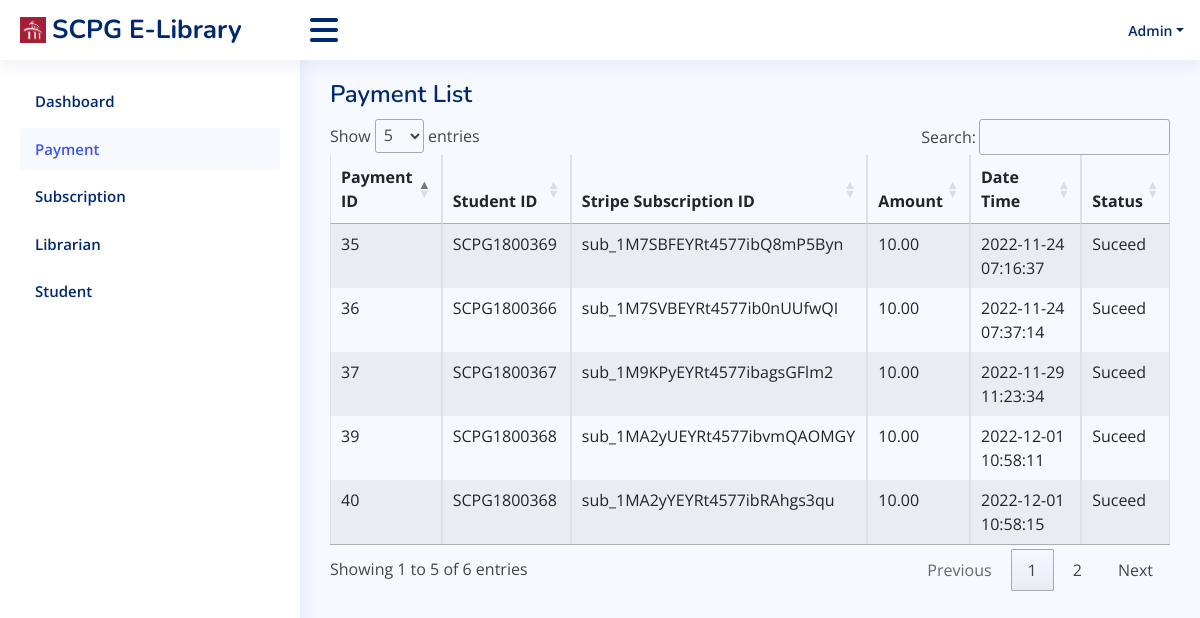
The app's page /administrator/payment.php (signed in) with its own data.
### tables this page shows
CREATE TABLE `payment` (
  `payment_ID` int(6) NOT NULL,
  `student_ID` varchar(11) NOT NULL,
  `stripe_subscription_ID` varchar(50) NOT NULL,
  `amount` float(10,2) NOT NULL,
  `payment_datetime` datetime NOT NULL,
  `status` varchar(10) NOT NULL
);

### administrator/payment.php (the view, shortened to what this page needs)
<?php
    include('../controller/conn.php');
?>
<!DOCTYPE html>
<html lang="en">
<head>
  <link href="../src/css/bootstrap_dashboard.css" rel="stylesheet">
  <link href="../src/css/dashboard.css" rel="stylesheet">
  <link href="https://cdnjs.cloudflare.com/ajax/libs/font-awesome/6.0.0/css/all.min.css" rel="stylesheet"/>
  <link rel="stylesheet" type="text/css" href="https://cdn.datatables.net/1.11.5/css/jquery.dataTables.css">
</head>
<body>
  <header id="header" class="header fixed-top d-flex align-items-center">
    <div class="d-flex align-items-center justify-content-between">
        <a href="dashboard.php" class="logo d-flex align-items-center">
            <img src="../src/image/segi_logo.png" alt="">
            <span class="d-none d-lg-block">SCPG E-Library</span>
        </a>
        <i class="fas fa-bars toggle-sidebar-btn"></i>
    </div>
    <nav class="header-nav ms-auto">
      <ul class="d-flex align-items-center">
        <li class="nav-item dropdown pe-3">
          <a class="nav-link nav-profile d-flex align-items-center pe-0" href="#" data-bs-toggle="dropdown">
            <span class="d-none d-md-block dropdown-toggle ps-2">Admin</span>
          </a>
        </li>
      </ul>
    </nav>
  </header>
  <aside id="sidebar" class="sidebar">
    <ul class="sidebar-nav" id="sidebar-nav">
      <li class="nav-item">
        <a class="nav-link collapsed" href="dashboard.php">
          <span>Dashboard</span>
        </a>
      </li>
      <li class="nav-item">
        <a class="nav-link" href="payment.php">
          <span>Payment</span>
        </a>
      </li>
      <li class="nav-item">
        <a class="nav-link collapsed" href="subscription.php">
          <span>Subscription</span>
        </a>
      </li>
      <li class="nav-item">
        <a class="nav-link collapsed" href="manage_librarian.php">
          <span>Librarian</span>
        </a>
      </li>
      <li class="nav-item">
        <a class="nav-link collapsed" href="manage_student.php">
          <span>Student</span>
        </a>
      </li>
    </ul>
  </aside>
  <main id="main" class="main">
    <div class="pagetitle">
      <h1>Payment List</h1>
    </div>
    <section class="section dashboard">
      <div class="row">
        <div class="col-lg-12">
          <div class="table-responsive">
            <table id="payment_list" class="table table-bordered table-striped" style="width:100%">
                <thead>
                    <tr>
                        <th>Payment ID</th>
                        <th>Student ID</th>
                        <th>Stripe Subscription ID</th>
                        <th>Amount</th>
                        <th>Date Time</th>
                        <th>Status</th>
                    </tr>
                </thead>
                <tbody>
                <?php
                    $sql_material = "SELECT * FROM payment ORDER BY payment_ID ASC";
                    $query_material = mysqli_query($conn, $sql_material);
                    while ($material = mysqli_fetch_array($query_material)) {
                        echo "
                            <tr>
                                <td>".$material['payment_ID']."</td>
                                <td>".$material['student_ID']."</td>
                                <td>".$material['stripe_subscription_ID']."</td>
                                <td>".$material['amount']."</td>
                                <td>".$material['payment_datetime']."</td>
                                <td>".$material['status']."</td>
                            </tr>
                            ";
                    }
                ?>
                </tbody>
            </table>
          </div>
        </div>
      </div>
    </section>
  </main>
</body>
</html>

### src/css/dashboard.css (style rules this page uses)
:root { scroll-behavior: smooth; }
body { font-family: "Open Sans", sans-serif; background: #f6f9ff; color: #444444; }
a { color: #4154f1; text-decoration: none; }
h1, h2, h3, h4, h5, h6 { font-family: "Nunito", sans-serif; }
#main { margin-top: 60px; padding: 20px 30px; transition: all 0.3s; }
.pagetitle { margin-bottom: 10px; }
.pagetitle h1 { font-size: 24px; margin-bottom: 0; font-weight: 600; color: #012970; }
.logo { line-height: 1; }
@media (min-width: 1200px) { .logo { width: 280px; } }
.logo img { max-height: 26px; margin-right: 6px; }
.logo span { font-size: 26px; font-weight: 700; color: #012970; font-family: "Nunito", sans-serif; }
.header { transition: all 0.5s; z-index: 997; height: 60px; box-shadow: 0px 2px 20px rgba(1, 41, 112, 0.1); background-color: #fff; padding-left: 20px; }
.header .toggle-sidebar-btn { font-size: 32px; padding-left: 10px; cursor: pointer; color: #012970; }
.header-nav ul { list-style: none; }
.header-nav>ul { margin: 0; padding: 0; }
.header-nav .nav-profile { color: #012970; }
.header-nav .nav-profile span { font-size: 14px; font-weight: 600; }
.sidebar { position: fixed; top: 60px; left: 0; bottom: 0; width: 300px; z-index: 996; transition: all 0.3s; padding: 20px; overflow-y: auto; scrollbar-width: thin; scrollbar-color: #aab7cf transparent; box-shadow: 0px 0px 20px rgba(1, 41, 112, 0.1); background-color: #fff; }
@media (min-width: 1200px) { #main, #footer { margin-left: 300px; } }
.sidebar-nav { padding: 0; margin: 0; list-style: none; }
.sidebar-nav li { padding: 0; margin: 0; list-style: none; }
.sidebar-nav .nav-item { margin-bottom: 5px; }
.sidebar-nav .nav-link { display: flex; align-items: center; font-size: 15px; font-weight: 600; color: #4154f1; transition: 0.3; background: #f6f9ff; padding: 10px 15px; border-radius: 4px; }
.sidebar-nav .nav-link.collapsed { color: #012970; background: #fff; }

### records on screen
payment: payment_ID "35", student_ID "SCPG1800369", stripe_subscription_ID "sub_1M7SBFEYRt4577ibQ8mP5Byn", amount "10.00", payment_datetime "2022-11-24 07:16:37", status "Suceed"
payment: payment_ID "36", student_ID "SCPG1800366", stripe_subscription_ID "sub_1M7SVBEYRt4577ib0nUUfwQI", amount "10.00", payment_datetime "2022-11-24 07:37:14", status "Suceed"
payment: payment_ID "37", student_ID "SCPG1800367", stripe_subscription_ID "sub_1M9KPyEYRt4577ibagsGFlm2", amount "10.00", payment_datetime "2022-11-29 11:23:34", status "Suceed"
payment: payment_ID "39", student_ID "SCPG1800368", stripe_subscription_ID "sub_1MA2yUEYRt4577ibvmQAOMGY", amount "10.00", payment_datetime "2022-12-01 10:58:11", status "Suceed"
payment: payment_ID "40", student_ID "SCPG1800368", stripe_subscription_ID "sub_1MA2yYEYRt4577ibRAhgs3qu", amount "10.00", payment_datetime "2022-12-01 10:58:15", status "Suceed"
